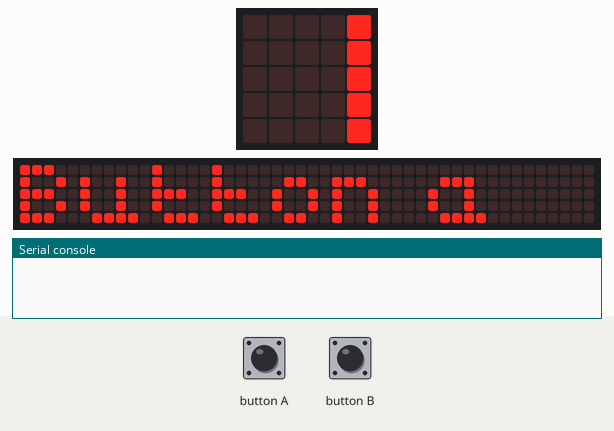
Bench run of a program on a simulated BBC micro:bit running MicroPython. On the bench: the board's 5×5 LED display, a strip that is not on the board, showing the scrolling text unrolled, the last lines printed to the serial console. The test bench sets the inputs (shaded band). The 48×5 strip is a reading aid, not a part: it shows the text the display is scrolling, unrolled, one strip-width of it at a time.

Above: at 5.07 s.
At 23.27 s:
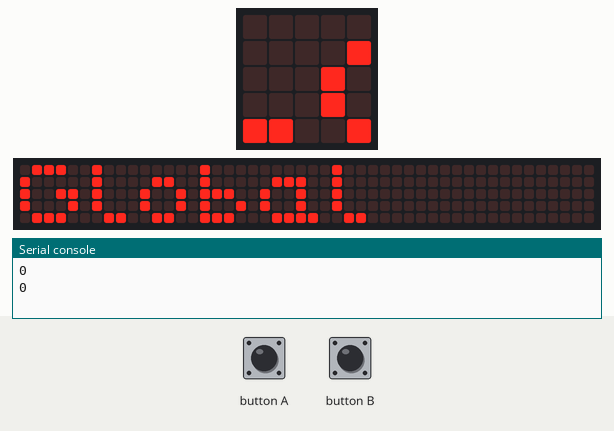
23.3 s: button A pressed for 0.15 s
24.0 s: button A pressed for 1 s
25.6 s: button B pressed for 0.15 s
At 29.0 s:
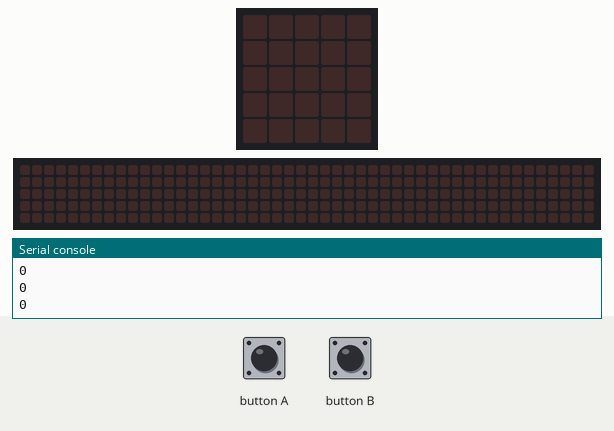

The program:

Count_Presses_En.py
```python
# Created by Gabypotter08, the 10/02/2025 in Python 3.7
# Coding utf-8

from microbit import *

a=0
b=0
c=0
while True:
    sleep(5000)
    a=button_a.get_presses()
    b=button_b.get_presses()
    c=a+b
    display.scroll('Button a')
    sleep(200)
    display.scroll(a)
    print(a)
    sleep(200)
    display.scroll('Button b')
    sleep(200)
    display.scroll(b)
    print(b)
    sleep(200)
    display.scroll('Global')
    sleep(200)
    display.scroll(c)
    print(c)
    sleep(200)

"""
#an other way
while True :
    sleep (10000)
    var = button_b.get_presses() + button_a.get_presses()
    display.show(var)
    sleep(1000)
    display.clear()
"""
```
